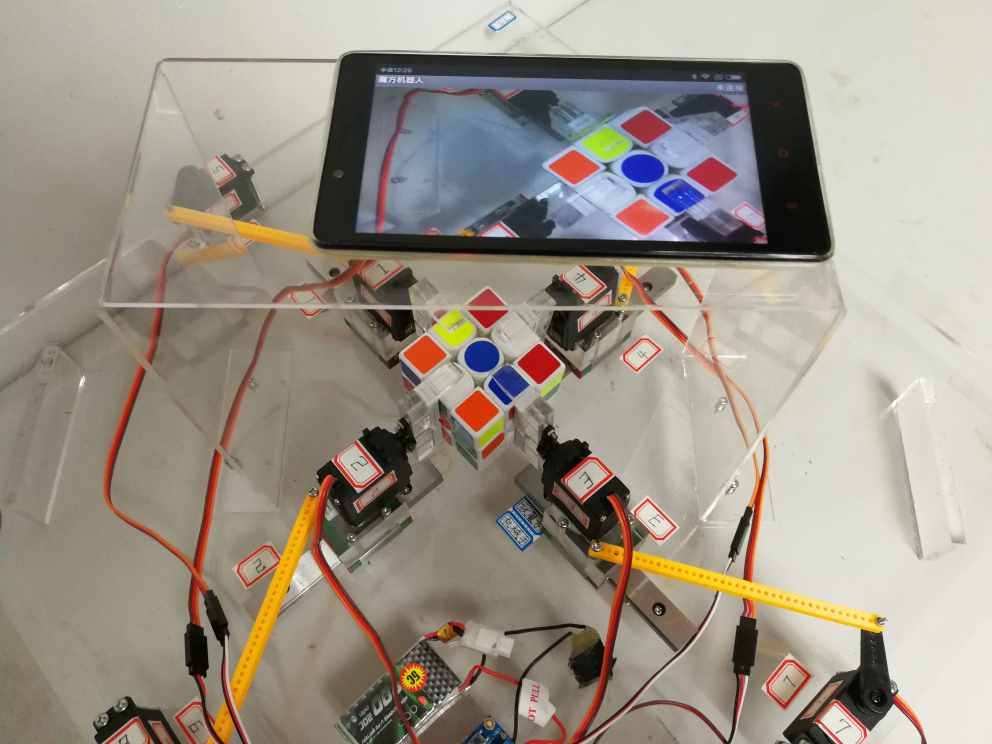
%> input picture Photos/1.jpg, 3968 x 2976 px (shown at 1/4 size)
$ octave main.m   (GNU Octave 9; MATLAB toolbox functions it lacks are replaced by stand-ins)
%> lines starting %> are read from the running program, lines starting %| are printed output that depends on the picture; in (x1, y1, x2, y2) boxes, pixels count from 0 and x2, y2 are one past the last pixel; in counts of white or black regions, pixels touching at a corner belong together; the program's own positions count from 1
### 自动识别方案/code/Get_Photo_Color.m
%读取图片信息并用三维图形显示出来
%distance是显示图形的像素间隔
function [hsv_classify_data,rgb_classify_data,reduce_rgb_data] = Get_Photo_Color(distance,pt_data)
%> called with distance = 5

%读取图片信息
data=pt_data;


%参数初始化
i_num=1;
j_num=1;
k_num=1;

%压缩图片，信息量太大不便于显示显示
for k=1:3
    for j=1:distance:size(data,2)
        for i=1:distance:size(data,1)
            reduce_rgb_data(i_num,j_num,k_num)=data(i,j,k);
            i_num=i_num+1;
        end
        j_num=j_num+1;
        i_num=1;%不要忘记了初始化
    end
    k_num=k_num+1;
    j_num=1;%不要忘记了初始化
    i_num=1;%不要忘记了初始化
end
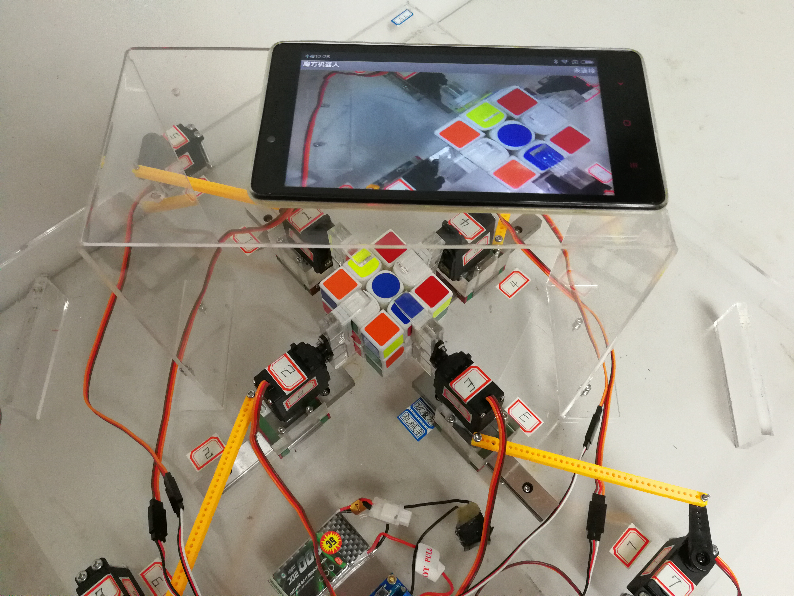
%> reduce_rgb_data: size 596x794x3 uint8; mean R, G, B 156.1, 147.7, 135.4
%> after the loop, k_num = 4

%显示压缩的图片
% figure;
% imshow(reduce_rgb_data);

%RGB色域空间
data_rgb=double(data);
%RGB转到HSV色域空间
data_hsv=rgb2hsv(data_rgb);

%三种颜色值的加和
i_num=1;
j_num=1;
for j=1:distance:size(data,2)
    for i=1:distance:size(data,1)
       hsv_classify_data(i_num,j_num)=data_hsv(i,j,1)+data_hsv(i,j,2)+data_hsv(i,j,3);
       rgb_classify_data(i_num,j_num)=data_rgb(i,j,1)+data_rgb(i,j,2)+data_rgb(i,j,3);
       i_num=i_num+1;
    end
   j_num=j_num+1;
   i_num=1;%不要忘记了初始化
end
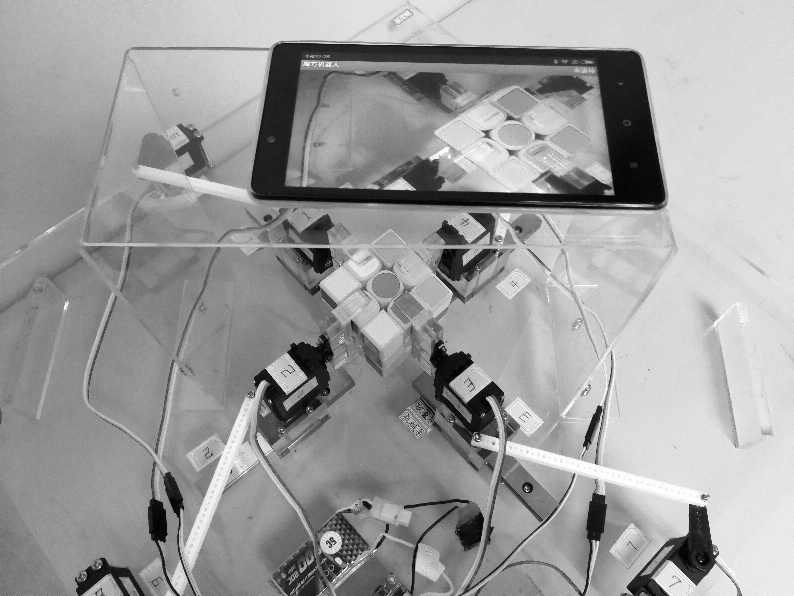
%> hsv_classify_data: size 596x794 double; min 4, max 256.6, mean 160.1; drawn with min black and max white
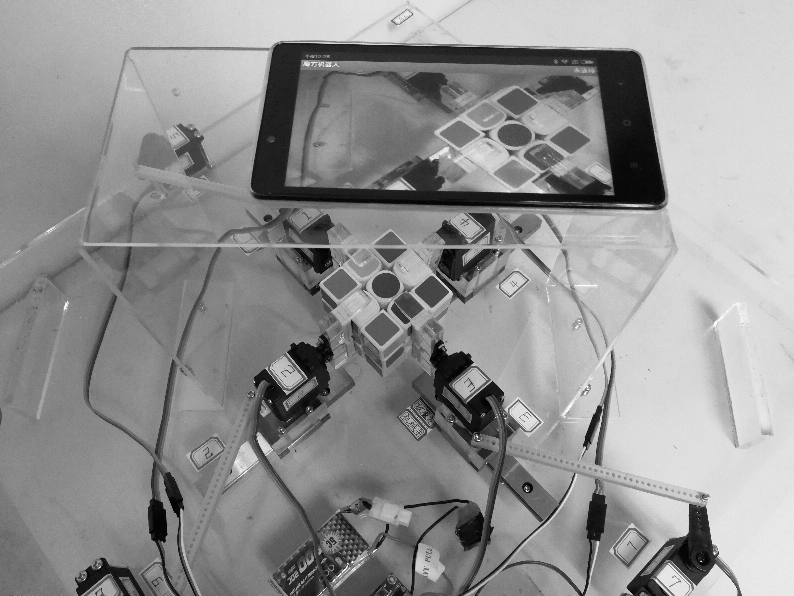
%> rgb_classify_data: size 596x794 double; min 3, max 763, mean 439.2; drawn with min black and max white
%> after the loop, j_num = 795

x_rgb=1:distance:size(data_rgb,1);
%> x_rgb = 596 values from 1 to 2976
y_rgb=1:distance:size(data_rgb,2);
%> y_rgb = 794 values from 1 to 3966
x_hsv=1:distance:size(data_hsv,1);
%> x_hsv = 596 values from 1 to 2976
y_hsv=1:distance:size(data_hsv,2);
%> y_hsv = 794 values from 1 to 3966
x_reduce=1:1:size(hsv_classify_data,1);
%> x_reduce = 596 values from 1 to 596
y_reduce=1:1:size(hsv_classify_data,2);

%生成的为x行，y列
[X_rgb,Y_rgb]=meshgrid(y_rgb,x_rgb);
[X_hsv,Y_hsv]=meshgrid(y_hsv,x_hsv);
[X_reduce,Y_reduce]=meshgrid(y_reduce,x_reduce);

sum_data_rgb=data_rgb(:,:,1)+data_rgb(:,:,2)+data_rgb(:,:,3);
sum_data_hsv=data_hsv(:,:,1)+data_hsv(:,:,2)+data_hsv(:,:,3);

% [12 lines of commented-out code are left out]
end


% [50 lines of commented-out code are left out]

### 自动识别方案/code/Find_Outline.m
%compres_ratio为图片压缩比例
function [data,sum_num,middle_data,block,sort_data] = Find_Outline(compres_ratio,pt_data,mid_data)

%取整数
mid_data=round(mid_data);

[hsv_classify_data,rgb_classify_data,reduce_rgb_data] = Get_Photo_Color(compres_ratio,pt_data);

start_xy=mid_data;

data=hsv_classify_data;

x_num=size(data,1);
y_num=size(data,2);

x=1:x_num;
y=1:y_num;
[X,Y]=meshgrid(y,x);

data_buf=data(mid_data(1,1),mid_data(1,2));
%> data_buf = 191.2
data(mid_data(1,1),mid_data(1,2))=2000;
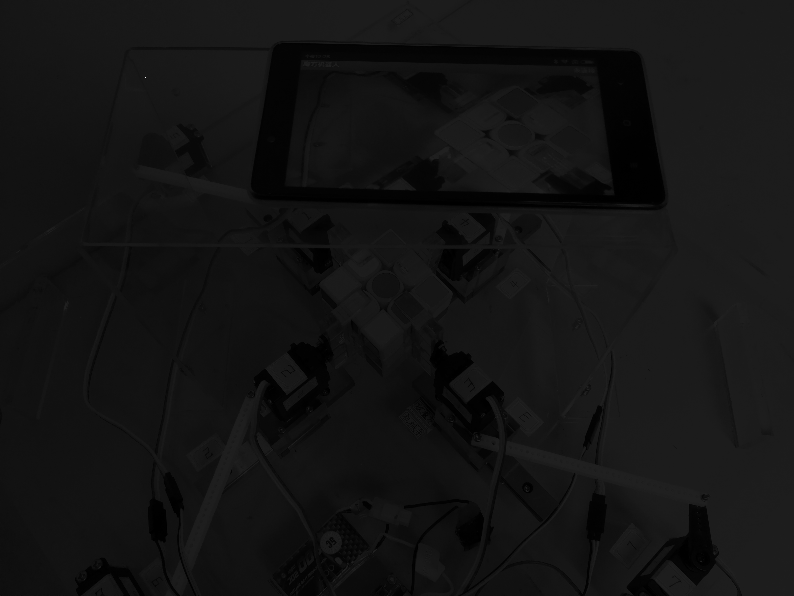
%> data: size 596x794 double; under 0.01% of pixels changed, all inside (x1, y1, x2, y2) = (145, 77, 146, 78); drawn with min black and max white

%显示处理前的图片
figure;
surf(X,Y,data(x,y));
title('处理前图片');
data(mid_data(1,1),mid_data(1,2))=data_buf;


%利用广度优先搜索寻找中心颜色块轮廓数据
[deal_data,block,sum_num(5),middle_data(5,:)]=Find_Outline_Scope(data,start_xy);

%点集按照轮廓线的顺序重新排序，以方便后续处理
sort_data=Block_Sort(block,sum_num(5));

%利用kmeans算法寻找中心坐标点周围的四个特定点
four_data=Find_Four_Side(sort_data,sum_num(5),middle_data(5,:));

%初步计算得到一个面中5个颜色块的中心坐标位置,2,6,4,8
[middle_data]=Compute_Five_Center(middle_data(5,:),four_data);

%
% Display_Deal_Photo(data,center_data,1000);
% title('由中心点确定其他的四个点');

%精确求得2,4,6,8
for i=2:2:8
   [deal_data,block_data,sum_num(i),middle_data(i,:)]=Find_Outline_Scope(deal_data,middle_data(i,:));
end

middle_data(1,:)=middle_data(2,:)+middle_data(4,:)-middle_data(5,:);
middle_data(3,:)=middle_data(2,:)+middle_data(6,:)-middle_data(5,:);
middle_data(7,:)=middle_data(4,:)+middle_data(8,:)-middle_data(5,:);
middle_data(9,:)=middle_data(6,:)+middle_data(8,:)-middle_data(5,:);

%精确求得1,3,7,9
for i=1:2:3
   [deal_data,block_data,sum_num(i),middle_data(i,:)]=Find_Outline_Scope(deal_data,middle_data(i,:));
end
for i=7:2:9
   [deal_data,block_data,sum_num(i),middle_data(i,:)]=Find_Outline_Scope(deal_data,middle_data(i,:));
end

figure;
surf(X,Y,deal_data(x,y));
title('处理后图片');

end

%利用广度优先搜索找到中心颜色块的轮廓和中心点坐标
%data存放图片信息；start_position搜索的起始位置
%data_deal存放处理后的图片信息；block存放轮廓数据；sum_num是轮廓点数目；middle_data代表中心点坐标
function [data_deal,block,sum_num,middle_data] = Find_Outline_Scope(data,start_position)
%> called with start_position = [78 146]

%取整数
start_position=round(start_position);

%上下左右四个方向
next=[0,1;1,0;0,-1;-1,0];

data_deal=data;

x_max=size(data_deal,1);
y_max=size(data_deal,2);

%标记检索过的数据位置
book=zeros(x_max,y_max);

%第一列存x坐标，第二列存y坐标
que=zeros(100000,2);%占用的内存较大，用这种方法来表示队列

%轮廓点的数目
sum_num=0;

%存放中心颜色块轮廓坐标点，第一列为x坐标，第二列为y坐标
block=zeros(2*(x_max+y_max),2);

head=1;
tail=1;
que(tail,1)=start_position(1,1);
que(tail,2)=start_position(1,2);
tail=tail+1;
book(start_position(1,1),start_position(1,2))=1;
%> book: size 596x794 double; values 0 (black) and 1 (white), 0% white in thin lines or dots, all inside (x1, y1, x2, y2) = (145, 77, 146, 78)

    while head<tail
        for k=1:4
            tx=que(head,1)+next(k,1);
            ty=que(head,2)+next(k,2);

            if(tx<1||tx>x_max||ty<1||ty>y_max)
                continue;
            end

            if data_deal(tx,ty)<(data_deal(start_position(1,1),start_position(1,2))/2)
                sum_num=sum_num+1;
                block(sum_num,1)=tx;
                block(sum_num,2)=ty;
                data_deal(tx,ty)=600;
                book(tx,ty)=1;
            end
            if (data_deal(tx,ty)>(data_deal(start_position(1,1),start_position(1,2))/2)&&book(tx,ty)==0)
                book(tx,ty)=1;
                que(tail,1)=tx;
                que(tail,2)=ty;
                tail=tail+1;
            end
        end
        head=head+1;
    end

    %计算轮廓中心点坐标
    sum_x=sum(block(:,1));
    sum_y=sum(block(:,2));
    middle_data(1,1)=round((sum_x/sum_num));
    middle_data(1,2)=round((sum_y/sum_num));
   data_deal(middle_data(1,1),middle_data(1,2))=1000;
end

%该函数把点集合按照轮廓线的顺序重新排序，以方便后续处理
%block_data为两列数据，第一列存放x轴数据，第二列存放y轴数据；block_data存放排好序的block_data的数据,data_num为有效数据的数目
% [44 lines left out: function Block_Sort, not called in this run]

%按照轮廓点集到中心点的距离的大小，从大到小排序
%midlle_x是中心点的x坐标，midlle_y是中心点的y坐标
%data_sort是排序后的数据
% function [data_sort]=Block_Sort_MaxMin(block_data,data_num,middle_x,middle_y)
%     data=zeros(data_num,1);
%     data_sort=zeros(data_num,1);
%
%     for num=1:data_num
%         data(num,1)=(block_data(num,1)-middle_x)^2+(block_data(num,2)-middle_y)^2;
%     end
%
%     %按照从大到小排序
%     [data_middle,index]=sort(data(:,1),'descend');
%    %[data_middle,index]=sort(data(:,1));
%
%      for num=1:data_num
%         data_sort(num,1)=data(index(num));
%      end
%
% end


%N是数据一共分多少类
%data是输入的不带分类标号的数据,u_initial是设定的每一类中心的初始值
%u是每一类的中心
%re是返回的带分类标号的数据
% [56 lines left out: function KMeans, not called in this run]


%功能：找到正方形颜色块的四个角的坐标位置
%block_data：按照点相邻的原则排序的颜色快轮廓点集；midlle_data是中心点坐标
%
% [76 lines left out: function Find_Four_Side, not called in this run]


%由中心颜色块的中心点和其周围四个点计算其他颜色块的四个点
%data是中心块的中心点位置数据，four_data是其周围的四个点坐标
%center_data是按照一定顺序的魔方一个面的每个颜色块的中心点坐标
% [73 lines left out: functions Compute_Five_Center, Display_Deal_Photo, not called in this run]

### 自动识别方案/code/main.m
distance=5;

%图片中心块的像素坐标
xy_position(1,1)=390;
xy_position(1,2)=728;

%压缩图片后所对应的像素位置
xy_redu_position(1,1)=round((xy_position(1,1)/distance));
xy_redu_position(1,2)=round((xy_position(1,2)/distance));

data=imread('1.jpg');
%> (the run ends here)
